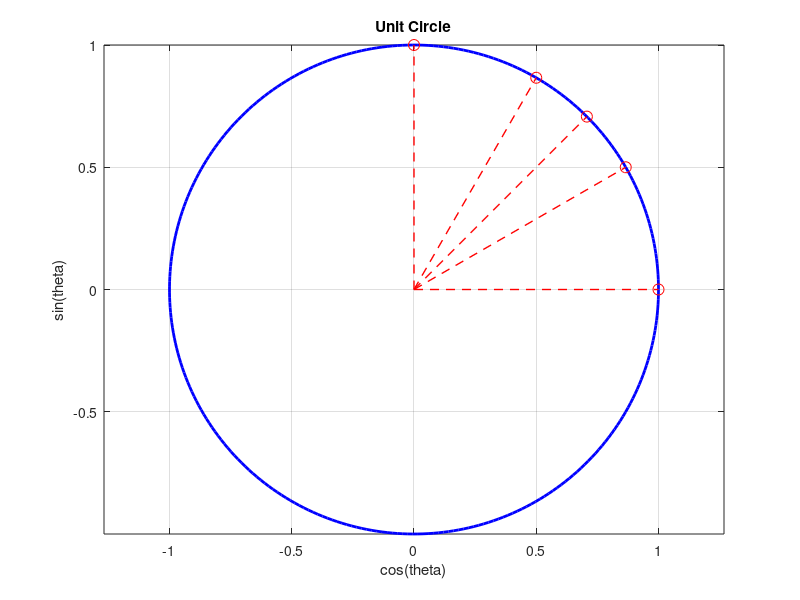
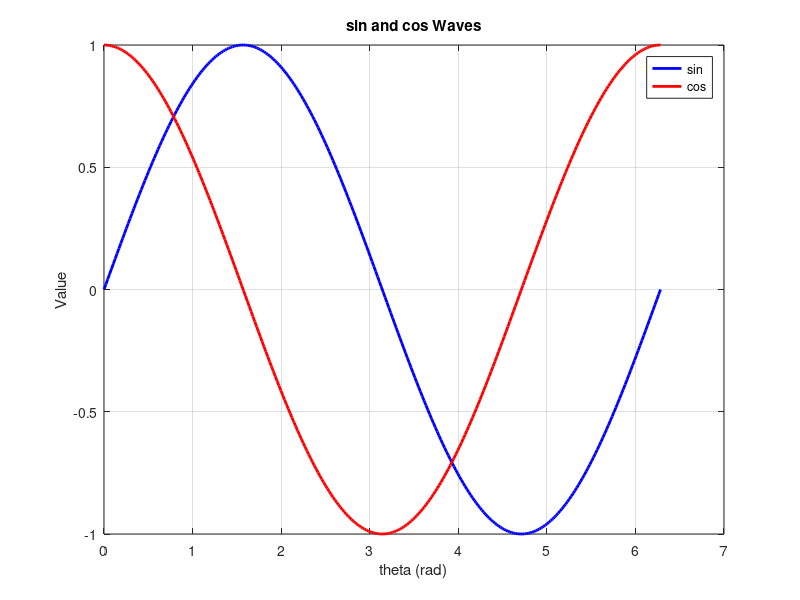

Recreate these plots in MATLAB, in order.
%% trig_basics.m — MATLAB Trigonometry Companion
% Demonstrates sin, cos, tan, unit circle, and signal analysis.

clear; clc;

%% 1. Basic trig values
fprintf('=== Trig Values ===\n');
angles_deg = [0, 30, 45, 60, 90];
for k = 1:length(angles_deg)
    deg = angles_deg(k);
    rad = deg * pi / 180;
    fprintf('  %3d deg | sin=%.4f | cos=%.4f | tan=%.4f\n', ...
            deg, sin(rad), cos(rad), tan(rad));
end

%% 2. Unit circle plot
theta = linspace(0, 2*pi, 300);
figure(1);
plot(cos(theta), sin(theta), 'b-', 'LineWidth', 2); hold on;
axis equal; grid on;
xlabel('cos(theta)'); ylabel('sin(theta)');
title('Unit Circle');
key = [0, pi/6, pi/4, pi/3, pi/2];
for k = 1:length(key)
    plot([0 cos(key(k))], [0 sin(key(k))], 'r--', 'LineWidth', 1);
    plot(cos(key(k)), sin(key(k)), 'ro', 'MarkerSize', 8);
end

%% 3. Sin and Cos waves
t = linspace(0, 2*pi, 300);
figure(2);
plot(t, sin(t), 'b-', 'LineWidth', 2, 'DisplayName', 'sin'); hold on;
plot(t, cos(t), 'r-', 'LineWidth', 2, 'DisplayName', 'cos');
xlabel('theta (rad)'); ylabel('Value');
title('sin and cos Waves'); legend; grid on;

%% 4. Pythagorean identity verification
check = sin(theta).^2 + cos(theta).^2;
fprintf('\nMax deviation from sin^2+cos^2=1: %.2e\n', max(abs(check - 1)));
